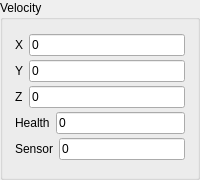
           <widget class="QGroupBox" name="velDisplay">
            <property name="minimumSize">
             <size>
              <width>0</width>
              <height>180</height>
             </size>
            </property>
            <property name="title">
             <string>Velocity</string>
            </property>
            <layout class="QVBoxLayout" name="verticalLayout_44">
             <property name="spacing">
              <number>2</number>
             </property>
             <property name="leftMargin">
              <number>12</number>
             </property>
             <property name="topMargin">
              <number>12</number>
             </property>
             <property name="rightMargin">
              <number>12</number>
             </property>
             <property name="bottomMargin">
              <number>12</number>
             </property>
             <item>
              <layout class="QHBoxLayout" name="horizontalLayout_77">
               <property name="spacing">
                <number>6</number>
               </property>
               <item>
                <widget class="QLabel" name="velXLabel">
                 <property name="text">
                  <string>X</string>
                 </property>
                </widget>
               </item>
               <item>
                <widget class="QLineEdit" name="le_Flight_Vx">
                 <property name="text">
                  <string>0</string>
                 </property>
                 <property name="readOnly">
                  <bool>true</bool>
                 </property>
                </widget>
               </item>
              </layout>
             </item>
             <item>
              <layout class="QHBoxLayout" name="horizontalLayout_78">
               <property name="spacing">
                <number>6</number>
               </property>
               <item>
                <widget class="QLabel" name="velYLabel">
                 <property name="text">
                  <string>Y</string>
                 </property>
                </widget>
               </item>
               <item>
                <widget class="QLineEdit" name="le_Flight_Vy">
                 <property name="text">
                  <string>0</string>
                 </property>
                 <property name="readOnly">
                  <bool>true</bool>
                 </property>
                </widget>
               </item>
              </layout>
             </item>
             <item>
              <layout class="QHBoxLayout" name="horizontalLayout_79">
               <property name="spacing">
                <number>6</number>
               </property>
               <item>
                <widget class="QLabel" name="velZlabel">
                 <property name="text">
                  <string>Z</string>
                 </property>
                </widget>
               </item>
               <item>
                <widget class="QLineEdit" name="le_Flight_Vz">
                 <property name="text">
                  <string>0</string>
                 </property>
                 <property name="readOnly">
                  <bool>true</bool>
                 </property>
                </widget>
               </item>
              </layout>
             </item>
             <item>
              <layout class="QHBoxLayout" name="horizontalLayout_80">
               <property name="spacing">
                <number>6</number>
               </property>
               <item>
                <widget class="QLabel" name="velHealthLabel">
                 <property name="text">
                  <string>Health</string>
                 </property>
                </widget>
               </item>
               <item>
                <widget class="QLineEdit" name="le_Flight_VH">
                 <property name="text">
                  <string>0</string>
                 </property>
                 <property name="readOnly">
                  <bool>true</bool>
                 </property>
                </widget>
               </item>
              </layout>
             </item>
             <item>
              <layout class="QHBoxLayout" name="horizontalLayout_81">
               <property name="spacing">
                <number>6</number>
               </property>
               <item>
                <widget class="QLabel" name="velSensorLabel">
                 <property name="text">
                  <string>Sensor</string>
                 </property>
                </widget>
               </item>
               <item>
                <widget class="QLineEdit" name="le_Flight_VS">
                 <property name="text">
                  <string>0</string>
                 </property>
                 <property name="readOnly">
                  <bool>true</bool>
                 </property>
                </widget>
               </item>
              </layout>
             </item>
            </layout>
           </widget>
